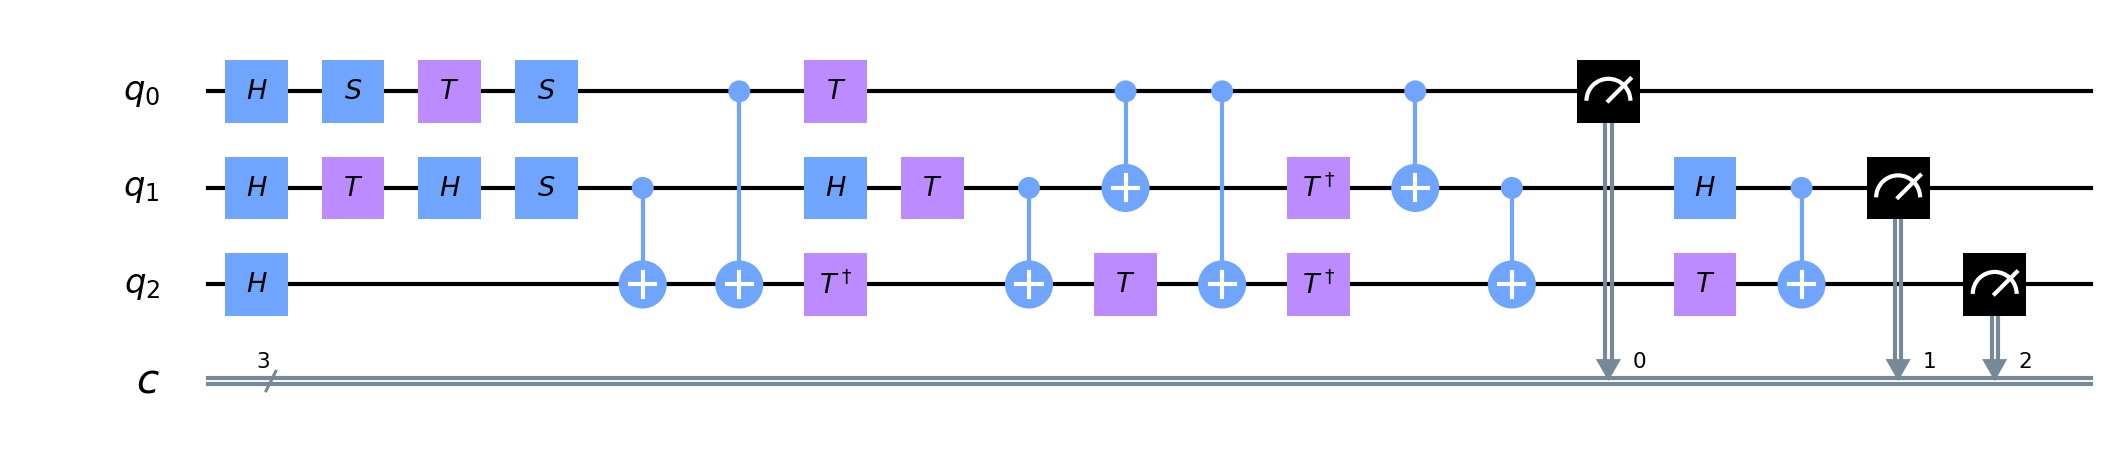

Python code for this plot:
#Circuit implementation of Quantum router
import numpy as np
from qiskit import(
  QuantumCircuit,
  execute,
  Aer)
import operator
import matplotlib.pyplot as plt
from qiskit.visualization import plot_histogram

# Use Aer's qasm_simulator
simulator = Aer.get_backend('qasm_simulator')

# Create a Quantum Circuit acting on the q register
circuit = QuantumCircuit(3, 3)

# Add a H gate on qubit 0
circuit.h(0)
circuit.h(1)
circuit.h(2)
circuit.s(0)
circuit.t(1)
circuit.t(0)
circuit.h(1)
circuit.s(0)
circuit.s(1)
circuit.cx(1, 2)
circuit.cx(0,2)
circuit.h(1)
circuit.tdg(2)
circuit.t(0)
circuit.t(1)
circuit.cx(1,2)
circuit.t(2)
circuit.cx(0,1)
circuit.cx(0,2)
circuit.tdg(1)
circuit.tdg(2)
circuit.cx(0,1)
circuit.cx(1,2)
circuit.t(2)
circuit.h(1)
circuit.cx(1,2)

# Map the quantum measurement to the classical bits
circuit.measure([0,1,2], [0,1,2])

# Execute the circuit on the qasm simulator
job = execute(circuit, simulator, shots=1000)

# Grab results from the job
result = job.result()

# Returns counts
counts = result.get_counts(circuit)
print("\nTotal count for 00 and 11 are:",counts)
plt.bar(counts.keys(),counts.values())

plt.show()
# Draw the circuit
# print(circuit)
circuit.draw(filename="quantumRouter.png")
circuit.draw()
